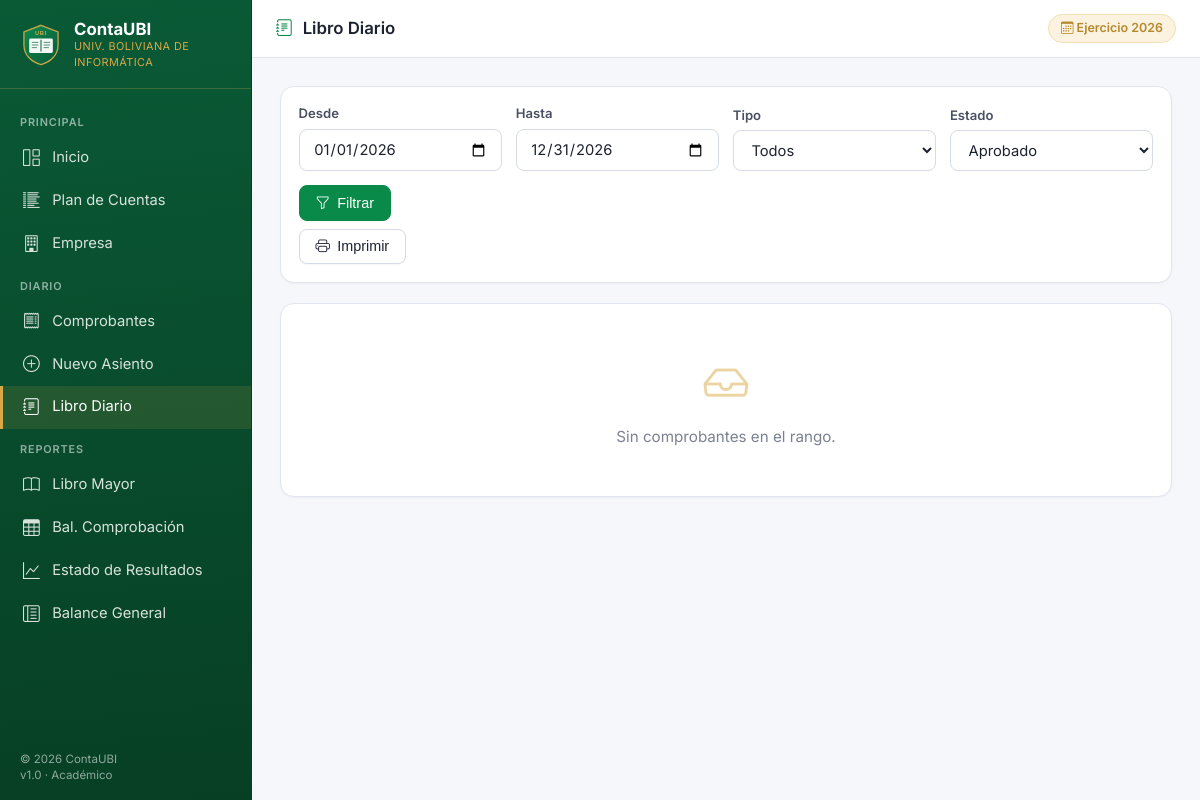
The page /libro_diario.php on the database its author committed.
### tables this page shows
CREATE TABLE empresa (
    id          INT AUTO_INCREMENT PRIMARY KEY,
    nombre      VARCHAR(150) NOT NULL DEFAULT 'Universidad Boliviana de Informática',
    nit         VARCHAR(20)  NOT NULL DEFAULT '0000000000',
    ciudad      VARCHAR(80)  NOT NULL DEFAULT 'La Paz',
    direccion   VARCHAR(200) DEFAULT '',
    telefono    VARCHAR(40)  DEFAULT '',
    email       VARCHAR(120) DEFAULT '',
    moneda      VARCHAR(10)  NOT NULL DEFAULT 'Bs.',
    ejercicio   INT          NOT NULL DEFAULT 2026,
    fecha_inicio_ejercicio DATE NOT NULL DEFAULT '2026-01-01',
    fecha_cierre_ejercicio DATE NOT NULL DEFAULT '2026-12-31',
    logo_texto  VARCHAR(10)  NOT NULL DEFAULT 'UBI',
    creado_en   TIMESTAMP DEFAULT CURRENT_TIMESTAMP
);

### helpers.php (called while the page is built, shortened)
<?php
function h($s): string {
    return htmlspecialchars((string)($s ?? ''), ENT_QUOTES | ENT_SUBSTITUTE, 'UTF-8');
}

### conexion.php (called while the page is built, shortened)
<?php
$DB_HOST = getenv('CONTAUBI_DB_HOST') ?: '127.0.0.1';
$DB_USER = getenv('CONTAUBI_DB_USER') ?: 'root';
$DB_PASS = getenv('CONTAUBI_DB_PASS') ?: '';
$DB_NAME = getenv('CONTAUBI_DB_NAME') ?: 'contaubi';
try {
    $conn = new mysqli($DB_HOST, $DB_USER, $DB_PASS, $DB_NAME);
    $conn->set_charset('utf8mb4');
    $conn->query("SET sql_mode = 'STRICT_TRANS_TABLES,NO_ENGINE_SUBSTITUTION'");
} catch (Throwable $e) {
    http_response_code(500);
    echo "<h1 style='font-family:sans-serif;color:#c00'>Error de conexión a la base de datos</h1>";
    echo "<p>Verificá que MySQL esté corriendo y que la base <code>contaubi</code> exista.</p>";
    echo "<pre style='background:#111;color:#eee;padding:1rem'>" . htmlspecialchars($e->getMessage()) . "</pre>";
    exit;
}
$EMPRESA = $conn->query("SELECT * FROM empresa LIMIT 1")->fetch_assoc()
        ?: ['nombre'=>'ContaUBI','nit'=>'','ciudad'=>'','moneda'=>'Bs.','ejercicio'=>(int)date('Y'),
            'fecha_inicio_ejercicio'=>date('Y').'-01-01','fecha_cierre_ejercicio'=>date('Y').'-12-31',
            'logo_texto'=>'UBI'];

### libro_diario.php (the view, shortened to what this page needs)
<?php
require_once __DIR__ . '/conexion.php';
require_once __DIR__ . '/helpers.php';
$pageTitle  = 'Libro Diario';
$pageIcon   = 'bi-journal-text';
$activePage = 'libro_diario';
$desde = $_GET['desde'] ?? $EMPRESA['fecha_inicio_ejercicio'];
$hasta = $_GET['hasta'] ?? $EMPRESA['fecha_cierre_ejercicio'];
$estado= $_GET['estado']?? 'APROBADO';
$where = ['c.fecha BETWEEN ? AND ?']; $types='ss'; $params=[$desde,$hasta];
if (in_array($estado, ['BORRADOR','APROBADO','ANULADO','TODOS'], true) && $estado !== 'TODOS') {
    $where[]='c.estado=?'; $types.='s'; $params[]=$estado;
}
$sql = "SELECT c.id, c.numero, c.fecha, c.tipo, c.glosa, c.estado, c.total_debe, c.total_haber
        FROM comprobantes c
        WHERE " . implode(' AND ', $where) . "
        ORDER BY c.fecha ASC, c.id ASC";
$stmt = $conn->prepare($sql);
$stmt->bind_param($types, ...$params);
$stmt->execute();
$comprs = $stmt->get_result()->fetch_all(MYSQLI_ASSOC);
include __DIR__ . '/layout_top.php';
?>
<form method="GET" class="filtros no-print">
  <div class="form-group">
    <label class="form-label">Desde</label>
    <input type="date" name="desde" class="form-control" value="<?= h($desde) ?>">
  </div>
  <div class="form-group">
    <label class="form-label">Hasta</label>
    <input type="date" name="hasta" class="form-control" value="<?= h($hasta) ?>">
  </div>
  <div class="form-group">
    <label class="form-label">Tipo</label>
    <select name="tipo" class="form-control">
      <option value="">Todos</option>
    </select>
  </div>
  <div class="form-group">
    <label class="form-label">Estado</label>
    <select name="estado" class="form-control">
      <option value="APROBADO" <?= $estado==='APROBADO'?'selected':'' ?>>Aprobado</option>
    </select>
  </div>
  <div class="filtros-actions">
    <button class="btn btn-primary"><i class="bi bi-funnel"></i> Filtrar</button>
    <button type="button" class="btn" onclick="window.print()"><i class="bi bi-printer"></i> Imprimir</button>
  </div>
</form>
<div class="card">
  <div class="card-body" style="padding:0">
    <?php if (empty($comprs)): ?>
      <div class="empty-state"><i class="bi bi-inbox"></i><p>Sin comprobantes en el rango.</p></div>
    <?php endif; ?>
  </div>
</div>
<?php include __DIR__ . '/layout_bottom.php'; ?>

### layout_top.php (shortened to what this page needs)
<?php
$pageTitle  = $pageTitle  ?? 'ContaUBI';
$activePage = $activePage ?? '';
$EMPRESA    = $EMPRESA    ?? ['nombre'=>'ContaUBI','ejercicio'=>(int)date('Y'),'logo_texto'=>'UBI','moneda'=>'Bs.'];
$nav = [
    ['Principal',   '',                                 ''],
    ['Inicio',      'index.php',                'home',           'bi-grid-1x2'],
    ['Plan de Cuentas','cuentas.php',           'cuentas',        'bi-list-columns-reverse'],
    ['Empresa',     'empresa.php',              'empresa',        'bi-building'],
    ['Diario',      '',                                 ''],
    ['Comprobantes','comprobantes.php',         'comprobantes',   'bi-receipt'],
    ['Nuevo Asiento','comprobante_crear.php',   'comprobante_crear','bi-plus-circle'],
    ['Libro Diario','libro_diario.php',         'libro_diario',   'bi-journal-text'],
    ['Reportes',    '',                                 ''],
    ['Libro Mayor', 'libro_mayor.php',          'libro_mayor',    'bi-book'],
    ['Bal. Comprobación','balance_comprobacion.php','balance_comp', 'bi-table'],
    ['Estado de Resultados','estado_resultados.php','estado_resultados','bi-graph-up'],
    ['Balance General','balance_general.php',   'balance_general','bi-layout-text-sidebar-reverse'],
];
?>
<!DOCTYPE html>
<html lang="es">
<head>
<link href="https://cdn.jsdelivr.net/npm/bootstrap-icons@1.11.3/font/bootstrap-icons.css" rel="stylesheet">
<link rel="stylesheet" href="assets/css/app.css">
</head>
<body>
<div class="app-shell">
  <aside class="sidebar">
    <div class="brand">
      <img src="assets/img/logo.svg" alt="UBI">
      <div>
        <div class="title">ContaUBI</div>
        <div class="sub">Univ. Boliviana de Informática</div>
      </div>
    </div>
    <?php
    foreach ($nav as $item) {
        if ($item[1] === '') {
            echo "<div class='section-label'>" . h($item[0]) . "</div>";
        } else {
            $cls = ($activePage === $item[2]) ? 'nav active' : 'nav';
            $icon = $item[3] ?? 'bi-circle';
            echo "<a href='" . h($item[1]) . "' class='" . $cls . "'>"
               . "<i class='bi " . h($icon) . "'></i> " . h($item[0]) . "</a>";
        }
    }
    ?>
    <div class="sidebar-footer">
      &copy; <?= date('Y') ?> ContaUBI<br>
      v1.0 · Académico
    </div>
  </aside>
  <div class="main">
    <div class="topbar">
      <h1><i class="bi <?= h($pageIcon ?? 'bi-app') ?>"></i> <?= h($pageTitle) ?></h1>
      <div class="topbar-right">
        <span class="ejercicio-tag" title="Ejercicio contable activo">
          <i class="bi bi-calendar3"></i>
          Ejercicio <?= h($EMPRESA['ejercicio']) ?>
        </span>
      </div>
    </div>
    <div class="body-pane">

### rows shown on the page
empresa: ejercicio "2026", desde "01/01/2026", hasta "12/31/2026"

### other values the page prints
$item[0] "PRINCIPAL"
$item[0] "Inicio"
$item[0] "Plan de Cuentas"
$item[0] "Empresa"
$item[0] "DIARIO"
$item[0] "Comprobantes"
$item[0] "Nuevo Asiento"
$item[0] "Libro Diario"
$item[0] "REPORTES"
$item[0] "Libro Mayor"
$item[0] "Bal. Comprobación"
$item[0] "Estado de Resultados"
$item[0] "Balance General"
$pageTitle "Libro Diario"
